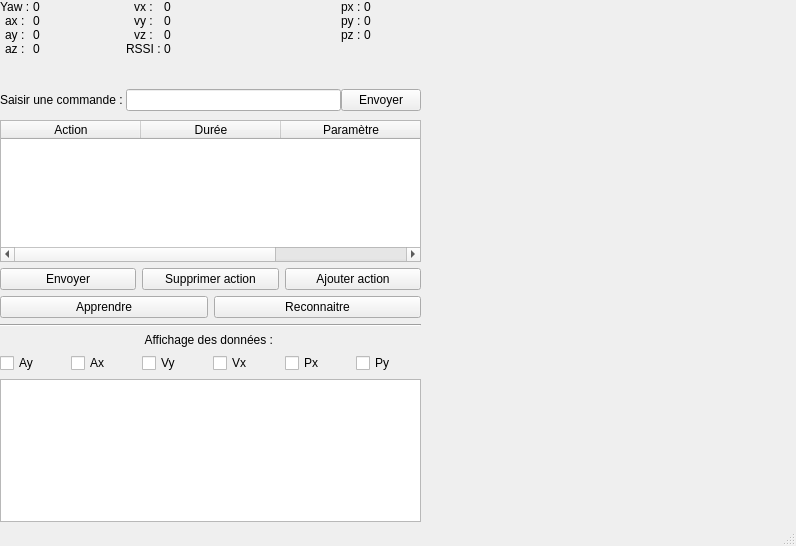
<?xml version="1.0" encoding="UTF-8"?>
<ui version="4.0">
 <class>MainWindow</class>
 <widget class="QMainWindow" name="MainWindow">
  <property name="geometry">
   <rect>
    <x>0</x>
    <y>0</y>
    <width>796</width>
    <height>546</height>
   </rect>
  </property>
  <property name="windowTitle">
   <string>Commander le robot à distance</string>
  </property>
  <widget class="QWidget" name="centralwidget">
   <widget class="QWidget" name="gridLayoutWidget">
    <property name="geometry">
     <rect>
      <x>0</x>
      <y>0</y>
      <width>421</width>
      <height>111</height>
     </rect>
    </property>
    <layout class="QGridLayout" name="gridLayout">
     <property name="spacing">
      <number>0</number>
     </property>
     <item row="0" column="0" colspan="2">
      <layout class="QFormLayout" name="formLayout">
       <property name="labelAlignment">
        <set>Qt::AlignCenter</set>
       </property>
       <item row="0" column="0">
        <widget class="QLabel" name="label_2">
         <property name="text">
          <string>Yaw : </string>
         </property>
        </widget>
       </item>
       <item row="0" column="1">
        <widget class="QLabel" name="labelYaw">
         <property name="text">
          <string>0</string>
         </property>
        </widget>
       </item>
       <item row="1" column="0">
        <widget class="QLabel" name="label_4">
         <property name="text">
          <string>ax : </string>
         </property>
        </widget>
       </item>
       <item row="1" column="1">
        <widget class="QLabel" name="labelAx">
         <property name="text">
          <string>0</string>
         </property>
        </widget>
       </item>
       <item row="2" column="0">
        <widget class="QLabel" name="label_6">
         <property name="text">
          <string>ay : </string>
         </property>
        </widget>
       </item>
       <item row="2" column="1">
        <widget class="QLabel" name="labelAy">
         <property name="text">
          <string>0</string>
         </property>
        </widget>
       </item>
       <item row="3" column="0">
        <widget class="QLabel" name="label_8">
         <property name="text">
          <string>az : </string>
         </property>
        </widget>
       </item>
       <item row="3" column="1">
        <widget class="QLabel" name="labelAz">
         <property name="text">
          <string>0</string>
         </property>
        </widget>
       </item>
      </layout>
     </item>
     <item row="0" column="2">
      <layout class="QFormLayout" name="formLayout_4">
       <property name="labelAlignment">
        <set>Qt::AlignCenter</set>
       </property>
       <item row="1" column="0">
        <widget class="QLabel" name="label_10">
         <property name="text">
          <string>vx : </string>
         </property>
        </widget>
       </item>
       <item row="1" column="1">
        <widget class="QLabel" name="labelVx">
         <property name="text">
          <string>0</string>
         </property>
        </widget>
       </item>
       <item row="2" column="0">
        <widget class="QLabel" name="label_14">
         <property name="text">
          <string>vy : </string>
         </property>
        </widget>
       </item>
       <item row="2" column="1">
        <widget class="QLabel" name="labelVy">
         <property name="text">
          <string>0</string>
         </property>
        </widget>
       </item>
       <item row="3" column="0">
        <widget class="QLabel" name="label_18">
         <property name="text">
          <string>vz : </string>
         </property>
        </widget>
       </item>
       <item row="3" column="1">
        <widget class="QLabel" name="labelVz">
         <property name="text">
          <string>0</string>
         </property>
        </widget>
       </item>
       <item row="4" column="0">
        <widget class="QLabel" name="label">
         <property name="text">
          <string>RSSI : </string>
         </property>
        </widget>
       </item>
       <item row="4" column="1">
        <widget class="QLabel" name="labelRSSI">
         <property name="text">
          <string>0</string>
         </property>
        </widget>
       </item>
      </layout>
     </item>
     <item row="0" column="3">
      <layout class="QFormLayout" name="formLayout_2">
       <property name="labelAlignment">
        <set>Qt::AlignCenter</set>
       </property>
       <item row="1" column="0">
        <widget class="QLabel" name="label_20">
         <property name="text">
          <string>px : </string>
         </property>
        </widget>
       </item>
       <item row="1" column="1">
        <widget class="QLabel" name="labelPx">
         <property name="text">
          <string>0</string>
         </property>
        </widget>
       </item>
       <item row="2" column="0">
        <widget class="QLabel" name="label_16">
         <property name="text">
          <string>py : </string>
         </property>
        </widget>
       </item>
       <item row="2" column="1">
        <widget class="QLabel" name="labelPy">
         <property name="text">
          <string>0</string>
         </property>
        </widget>
       </item>
       <item row="3" column="0">
        <widget class="QLabel" name="label_12">
         <property name="text">
          <string>pz : </string>
         </property>
        </widget>
       </item>
       <item row="3" column="1">
        <widget class="QLabel" name="labelPz">
         <property name="text">
          <string>0</string>
         </property>
        </widget>
       </item>
      </layout>
     </item>
     <item row="1" column="3">
      <widget class="QPushButton" name="pushButton">
       <property name="text">
        <string>Envoyer</string>
       </property>
      </widget>
     </item>
     <item row="1" column="2">
      <widget class="QLineEdit" name="lineEdit">
       <property name="minimumSize">
        <size>
         <width>0</width>
         <height>0</height>
        </size>
       </property>
       <property name="maximumSize">
        <size>
         <width>16777215</width>
         <height>16777215</height>
        </size>
       </property>
      </widget>
     </item>
     <item row="1" column="0">
      <widget class="QLabel" name="label_3">
       <property name="text">
        <string>Saisir une commande : </string>
       </property>
      </widget>
     </item>
    </layout>
   </widget>
   <widget class="QWidget" name="verticalLayoutWidget">
    <property name="geometry">
     <rect>
      <x>0</x>
      <y>120</y>
      <width>421</width>
      <height>402</height>
     </rect>
    </property>
    <layout class="QVBoxLayout" name="verticalLayout">
     <item>
      <widget class="QTableWidget" name="actionsTableWidget">
       <attribute name="horizontalHeaderCascadingSectionResizes">
        <bool>false</bool>
       </attribute>
       <attribute name="horizontalHeaderDefaultSectionSize">
        <number>140</number>
       </attribute>
       <attribute name="horizontalHeaderStretchLastSection">
        <bool>true</bool>
       </attribute>
       <column>
        <property name="text">
         <string>Action</string>
        </property>
       </column>
       <column>
        <property name="text">
         <string>Durée</string>
        </property>
       </column>
       <column>
        <property name="text">
         <string>Paramètre</string>
        </property>
       </column>
      </widget>
     </item>
     <item>
      <layout class="QHBoxLayout" name="horizontalLayout">
       <item>
        <widget class="QPushButton" name="envoyerButton">
         <property name="text">
          <string>Envoyer</string>
         </property>
        </widget>
       </item>
       <item>
        <widget class="QPushButton" name="supprimerButton">
         <property name="text">
          <string>Supprimer action</string>
         </property>
        </widget>
       </item>
       <item>
        <widget class="QPushButton" name="ajouterButton">
         <property name="text">
          <string>Ajouter action</string>
         </property>
        </widget>
       </item>
      </layout>
     </item>
     <item>
      <layout class="QHBoxLayout" name="horizontalLayout_4">
       <item>
        <widget class="QPushButton" name="pushButton_2">
         <property name="text">
          <string>Apprendre</string>
         </property>
        </widget>
       </item>
       <item>
        <widget class="QPushButton" name="pushButton_3">
         <property name="text">
          <string>Reconnaitre</string>
         </property>
        </widget>
       </item>
      </layout>
     </item>
     <item>
      <widget class="Line" name="line">
       <property name="orientation">
        <enum>Qt::Horizontal</enum>
       </property>
      </widget>
     </item>
     <item>
      <widget class="QLabel" name="label_5">
       <property name="text">
        <string>Affichage des données : </string>
       </property>
       <property name="alignment">
        <set>Qt::AlignCenter</set>
       </property>
      </widget>
     </item>
     <item>
      <layout class="QHBoxLayout" name="horizontalLayout_5">
       <item>
        <widget class="QCheckBox" name="checkBoxAy">
         <property name="text">
          <string>Ay</string>
         </property>
         <attribute name="buttonGroup">
          <string notr="true">buttonGroup</string>
         </attribute>
        </widget>
       </item>
       <item>
        <widget class="QCheckBox" name="checkBoxAx">
         <property name="text">
          <string>Ax</string>
         </property>
         <attribute name="buttonGroup">
          <string notr="true">buttonGroup</string>
         </attribute>
        </widget>
       </item>
       <item>
        <widget class="QCheckBox" name="checkBoxVy">
         <property name="text">
          <string>Vy</string>
         </property>
         <attribute name="buttonGroup">
          <string notr="true">buttonGroup</string>
         </attribute>
        </widget>
       </item>
       <item>
        <widget class="QCheckBox" name="checkBoxVx">
         <property name="text">
          <string>Vx</string>
         </property>
         <attribute name="buttonGroup">
          <string notr="true">buttonGroup</string>
         </attribute>
        </widget>
       </item>
       <item>
        <widget class="QCheckBox" name="checkBoxPx">
         <property name="text">
          <string>Px</string>
         </property>
         <attribute name="buttonGroup">
          <string notr="true">buttonGroup</string>
         </attribute>
        </widget>
       </item>
       <item>
        <widget class="QCheckBox" name="checkBoxPy">
         <property name="text">
          <string>Py</string>
         </property>
         <attribute name="buttonGroup">
          <string notr="true">buttonGroup</string>
         </attribute>
        </widget>
       </item>
      </layout>
     </item>
     <item>
      <widget class="QtCharts::QChartView" name="chartview"/>
     </item>
    </layout>
   </widget>
   <zorder>gridLayoutWidget</zorder>
   <zorder>verticalLayoutWidget</zorder>
   <zorder>chartview</zorder>
  </widget>
  <widget class="QMenuBar" name="menubar">
   <property name="geometry">
    <rect>
     <x>0</x>
     <y>0</y>
     <width>796</width>
     <height>20</height>
    </rect>
   </property>
  </widget>
  <widget class="QStatusBar" name="statusbar"/>
 </widget>
 <customwidgets>
  <customwidget>
   <class>QtCharts::QChartView</class>
   <extends>QGraphicsView</extends>
   <header location="global">QtCharts/QChartView&gt;
#include &lt;QtCharts/chartsnamespace.h</header>
  </customwidget>
 </customwidgets>
 <resources/>
 <connections/>
 <buttongroups>
  <buttongroup name="buttonGroup">
   <property name="exclusive">
    <bool>false</bool>
   </property>
  </buttongroup>
 </buttongroups>
</ui>
